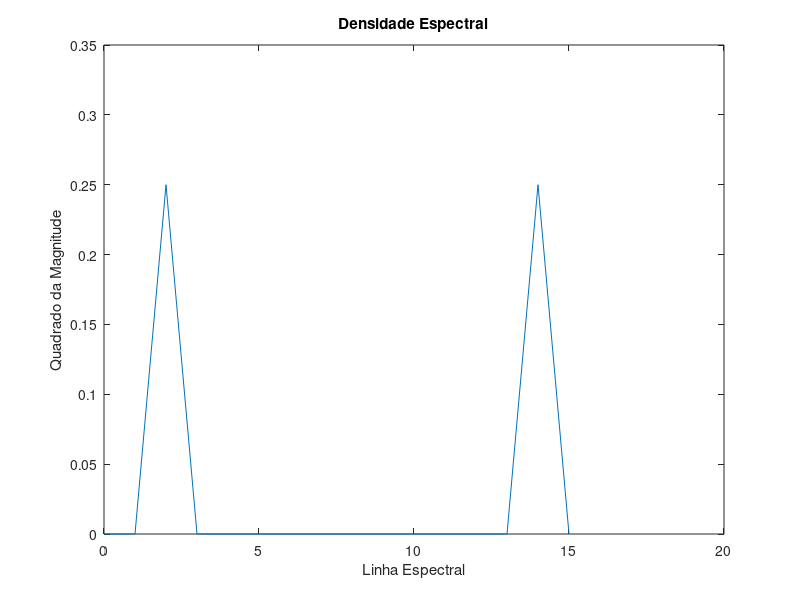

Write MATLAB code to recreate this figure.
% AUTOR: Prof. An�bal Jo�o de Sousa Ferreira, FEUP/INESC Tec
% DATA : 27/04/2019
% Este programa � parte integrante dos trabalhos pr�ticos
% da UC de Processamento Digital de Sinal do
% 3� ano do MIEEC (FEUP)
%
% � An�bal Ferreira
%
% algoritmo FFT "Decimation in Time", radix 2
%
% NOTA: este c�digo � meramente ilustrativo de uma solu��o
%       acad�mica de implementa��o da FFT-DIT.
%
% H�, entre outras, duas formas simples de testar o algoritmo da FFT.
%
% Uma consiste em fornecer � entrada da FFT, um vector de dados que
% corresponda a uma sinus�ide (ou cossinus�ide) cuja frequ�ncia �
% exatamente amostrada pela DFT. Neste caso, no intervalo zero-PI,
% existir� uma �nica linha espectral diferente de zero.
%
% Uma outra consiste em apresentar uma rampa � entrada da FFT,
% normalizada entre zero e a unidade. Neste caso, a parte real
% de todas as linhas espectrais, exceto a primeira, valer� exactamente -1/2.
%
% Por �ltimo, pode-se naturalmente confirmar atrav�s da fun��o Matlab fft()
% se se obt�m os mesmos resultados ...


% INICIALIZA��O
% N�mero de est�gios. Este par�metro define todos os outros na implementa��o da FFT.
est=4;
N=2^est

% vector de teste para o caso de uma rampa de magnitude normalizada.
re=1/N*([0:N-1]);

im=zeros(1,N);



% vector de teste para uma sinus�ide pura � entrada da FFT.
% (comentar se se preferir o sinal de rampa)
bin_teste=2  % 0 <= bin_teste <= N/2
re=sin(bin_teste*2*pi/N*[0:N-1]); im=zeros(1,N);

xnovo=re+j*im;

%
% prepara��o do vector que define as trocas do "bit reversal"
% (n�o � necess�rio analisar em detalhe, nem preciso responder �s 3 perguntas)
%
nchg=0; N2=N/2; flag=zeros(1,N);
for i=1:N-2,                         % excluem-se os casos de i==0 e i==N-1, porqu� ?
   if(flag(i)==0)
      dv=N2; ic=1; final=0; pos=i;
      for k=1:est,                   % que faz este ciclo "for" ?
         if (pos/dv >= 1)
            pos=pos-dv;
            final=final+ic;
         end
         dv=dv/2; ic=ic*2;
      end
      if (i~=final)                  % que se pretende evitar aqui ?
         rev(1+nchg)=i;
         rev(N2+nchg)=final;
         flag(final)=1;
         nchg=nchg+1;
      end
   end   
end

% este � o n�mero de trocas a fazer
nchg

% este � o vector que detalha as trocas a fazer
rev(1:nchg)        % pontos de um lado
rev(N2:N2+nchg-1)  % pontos do outro lado ("bit reversed")

%
% "bit reversal"
%
for i=1:nchg,
   tmp=re(1+rev(i)); re(1+rev(i))=re(1+rev(N2+i-1)); re(1+rev(N2+i-1))=tmp;
   tmp=im(1+rev(i)); im(1+rev(i))=im(1+rev(N2+i-1)); im(1+rev(N2+i-1))=tmp;
end

%re   % antes da FFT
%im   % antes da FFT

grup=N; butf=1; phi=2*pi/N;
for i=0:est-1,                            % avan�a nos est�gios
   grup=grup/2;
   for j=0:grup-1,                        % avan�a nos grupos
      for k=0:butf-1,                     % avan�a nas borboletas
         ptr1=2*j*butf+k;
         ptr2=ptr1+butf;
         arg=phi*grup*k;
         C=cos(arg); S=sin(arg);
         retmp=C*re(1+ptr2)+S*im(1+ptr2);
         imtmp=C*im(1+ptr2)-S*re(1+ptr2);
         re(1+ptr2)=re(1+ptr1)-retmp;
         im(1+ptr2)=im(1+ptr1)-imtmp;
         re(1+ptr1)=re(1+ptr1)+retmp;
         im(1+ptr1)=im(1+ptr1)+imtmp;
      end
   end
   butf=butf*2;
end

%re  % depois da FFT
%im  % depois da FFT

y=(re.^2+im.^2)/N^2;
plot([0:N-1],y);
title('Densidade Espectral');
xlabel('Linha Espectral');
ylabel('Quadrado da Magnitude');
